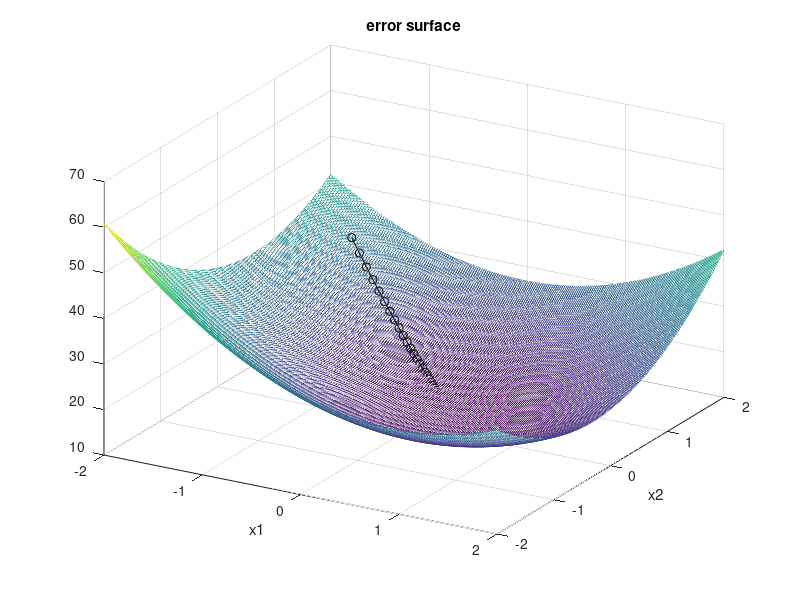
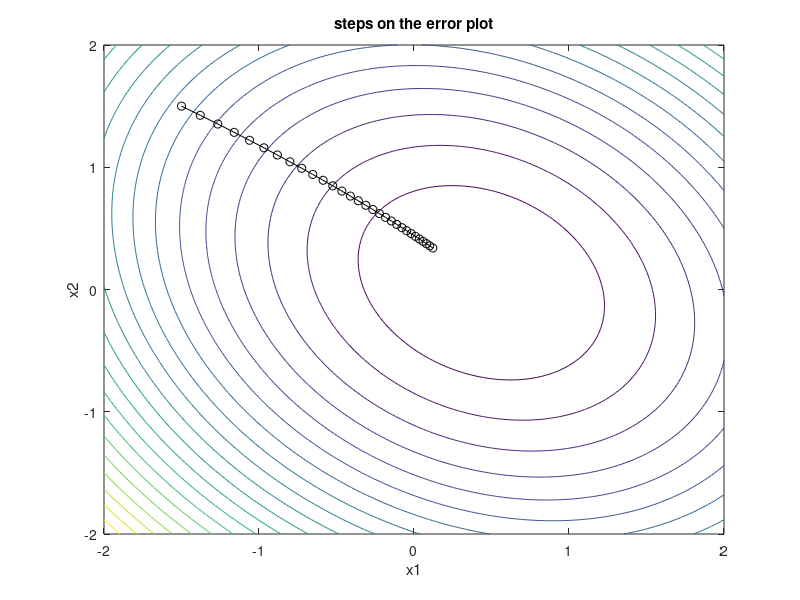

The MATLAB source for these figures, in order:
% Steepest-descent steps
x1=-2:0.02:2;
x2=-2:0.02:2;

[X1,X2]=meshgrid(x1,x2);

A=[3.8 0.9;0.9 3.8];
b=[1.7;0.6];

aux1=(A(1,1)*X1.^2)+(A(1,2)*X1.*X2)+(A(2,1)*X2.*X1)+(A(2,2)*X2.^2);
aux2=(X1*b(1))+(X2*b(2));
ers=14+aux1-2*aux2;

Np=30; %number of steps
%space for the record of steps
vx1=zeros(1,Np);
vx2=zeros(1,Np);
ver=zeros(1,Np);

%doing the steps
px=[-1.5;1.5]; %initial point
mu=0.02; %step size

for nn=1:Np,
   %storing:
   vx1(nn)=px(1);
   vx2(nn)=px(2);
   aux1=px'*A*px; aux2=2*px'*b;
   ver(nn)=14+aux1-2*aux2;
   %next step
   aux=b-(A*px);
   px=px+(mu*aux);
end;   

%display---------------------------
figure(1)
mesh(X1,X2,ers); hold on; %plots figure
view(30,30);
plot3(vx1,vx2,ver,'-ok');
xlabel('x1'); ylabel('x2');title('error surface');
figure(2)
contour(X1,X2,ers,20); hold on; %plots figure
plot(vx1,vx2,'-ok');
xlabel('x1'); ylabel('x2');title('steps on the error plot');
